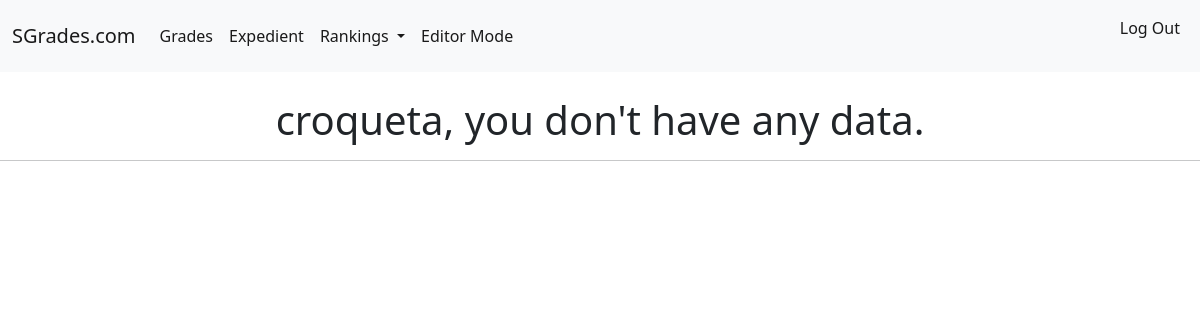
/expedient/ (signed in), run on an earlier commit of the app's database.
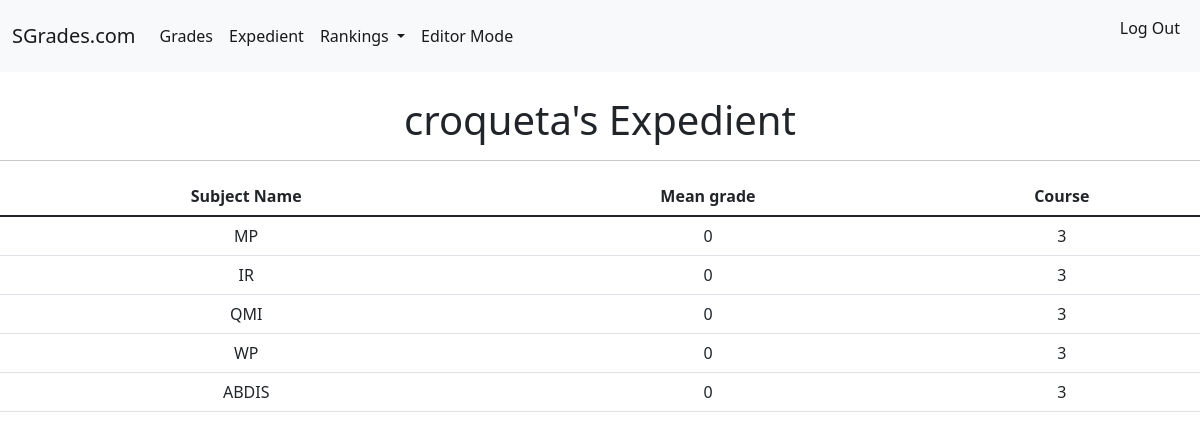
And on a later commit of the database.
### SGrades/models.py (models this page shows, shortened)
class Grade(models.Model):
    Student = models.ForeignKey(Student, on_delete=models.CASCADE)
    Subject_Grades = models.ForeignKey(Subject, on_delete=models.CASCADE)
    Mean = models.FloatField(editable=False, default=0)
    class Meta:
        unique_together = (('Student', 'Subject_Grades'),)
    @property
    def mean(self):
        Item_list = Item.objects.all()
        Submit_list = Submit.objects.all()
        grades = []
        means = []
        for item in Item_list:
            if self.Subject_Grades.Subject_Name == item.Item_From_Subject.Subject_Name:
                for submit in Submit_list:
                    if submit.Item_Submitted.Item_Name == item.Item_Name \
                        and submit.Student.Name == self.Student.Name:
                        value = item.Ponderation * (submit.Punctuation / 100)
                        grades.append(round(value, 2))
                        means.append(round(value, 2))
        return(round(sum(means), 2))

class Subject(models.Model):
    NAMES = (
        ('IR', 'Ingenirería de Requisitos'),
        ('MP', 'Modelos de Proceso'),
        ('QMI', 'Gestión y mejora de la calidad'),
        ('WP', 'Proyecto Web'),
        ('ABDIS', 'Ampliación de bases de datos e Ingeniería del Software'),
    )
    COURSES = (
        ('3', 'Tercer curso'),
    )
    Subject_Name = models.CharField(primary_key=True, choices=NAMES, max_length=5)
    Course = models.CharField(choices=COURSES, max_length=1)
    Best_Student = models.ForeignKey(Student, on_delete=models.CASCADE, editable=False)

### SGrades/views.py (the view)
# urls.py: path('expedient/', ExpedientView, name='Expedient'),
def ExpedientView(request):
    try:
        current_student = User.objects.get(username=request.user)
    except:
        context = {}
        return render(request, 'grades.html', context)
    missing_user = True
    Student_list = Student.objects.all()
    for student in Student_list:
        if current_student.username == student.Name:
            missing_user = False
    Subjects_list = Subject.objects.all()
    Grades_list = Grade.objects.all()
    context = {
        'missing_user': missing_user,
        'current_student': current_student.username,
        'Subjects_list': Subjects_list,
        'Grades_list': Grades_list
    }
    for grades in Grades_list:
        grades.Mean = grades.mean
    return render(request, 'expedient.html', context)

### templates/expedient.html (shortened to what this page needs)
 {% extends 'base.html' %}
 {% block content %}
    {% if missing_user %}
    <h1 style="text-align:center">
        {{ current_student }}, you don't have any data.
    </h1>
    <hr>
    {% else %}
        {% if user.is_authenticated %}
            <h1 style="text-align:center">
                {{ current_student }}'s Expedient
            </h1>
            <hr>
                    <table class="table">
                        <thead>
                            <tr style="text-align:center">
                                <th scope="col">Subject Name</th>
                                <th scope="col">Mean grade</th>
                                <th scope="col">Course</th>
                            </tr>
                    </thead>
                    <tbody>
                        {% for grades in Grades_list %}
                            {% if grades.Student.Name == current_student %}
                                <tr style="text-align:center">
                                    <td>
                                        {{grades.Subject_Grades.Subject_Name}}
                                    </td>
                                    <td>
                                        {{grades.Mean}}
                                    </td>
                                    <td>
                                        {{grades.Subject_Grades.Course}}
                                    </td>
                                </tr>
                            {% endif %}
                        {% endfor %}
                    </tbody>
                    </table>
        {% else %}
            <br>
                <h1 style="text-align:center">
                    You are not logged in
                </h1>
            <hr>
        {% endif %}
    {% endif %}
 {% endblock content %}

What changed in the data, as far as the page shows it:
added Grade: Subject_Grades.Subject_Name "MP", Mean "0", Subject_Grades.Course "3"
added Grade: Subject_Grades.Subject_Name "IR", Mean "0", Subject_Grades.Course "3"
added Grade: Subject_Grades.Subject_Name "QMI", Mean "0", Subject_Grades.Course "3"
added Grade: Subject_Grades.Subject_Name "WP", Mean "0", Subject_Grades.Course "3"
added Grade: Subject_Grades.Subject_Name "ABDIS", Mean "0", Subject_Grades.Course "3"
Also different on the page:
{{ current_student }}: (not shown) → "croqueta"
{{ current_student }}: "croqueta" → (not shown)
text no longer shown: ", you don't have any data."
text now shown: "'s Expedient Subject Name Mean grade Course"
